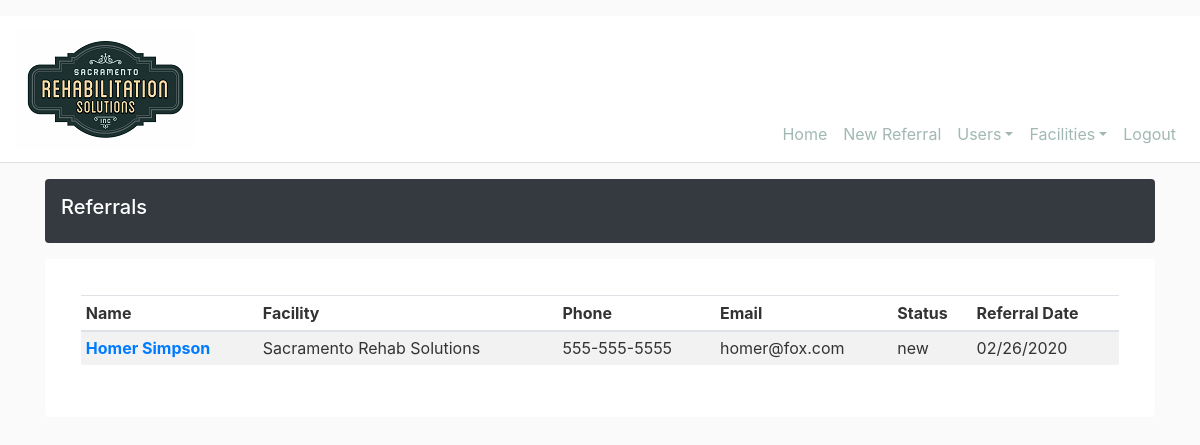
Screenshot of /home (signed in) with the database file from the repository.
### srs_intake/models.py (models this page shows, shortened)
class Referral(db.Model):
    id = db.Column(db.Integer, primary_key=True)
    referral_status = db.Column(db.String(20), nullable=True, autoincrement=True, default='new')
    firstname = db.Column(db.String(20), nullable=True)
    lastname = db.Column(db.String(20), nullable=True)
    ssn = db.Column(db.BINARY(120), nullable=True)
    phone = db.Column(db.String(20), nullable=True)
    email = db.Column(db.String(255), nullable=True)
    dob = db.Column(db.DateTime, nullable=True, default=datetime.utcnow)
    poa = db.Column(db.String(120), nullable=True)
    contact = db.Column(db.String(120), nullable=True)
    poa_address1 = db.Column(db.String(120), nullable=True)
    city = db.Column(db.String(20), nullable=True)
    state = db.Column(db.String(2), nullable=True)
    zip_code = db.Column(db.String(10), nullable=True)
    medicare = db.Column(db.BINARY(255), nullable=True)
    secondary = db.Column(db.BINARY(255), nullable=True)
    discharge_date = db.Column(db.DateTime, nullable=True, default=datetime.utcnow)
    notes = db.Column(db.String(255), nullable=True)
    disc_slp = db.Column(db.Boolean, nullable=True, default=False)
    disc_ot = db.Column(db.Boolean, nullable=True, default=False)
    disc_pt = db.Column(db.Boolean, nullable=True, default=False)
    treat_oral = db.Column(db.Boolean, nullable=True, default=False)
    treat_speech = db.Column(db.Boolean, nullable=True, default=False)
    treat_cognitive = db.Column(db.Boolean, nullable=True, default=False)
    treat_caregiver = db.Column(db.Boolean, nullable=True, default=False)
    treat_dementia = db.Column(db.Boolean, nullable=True, default=False)
    treat_adl = db.Column(db.Boolean, nullable=True, default=False)
    treat_safety = db.Column(db.Boolean, nullable=True, default=False)
    treat_upper_extremity = db.Column(db.Boolean, nullable=True, default=False)
    treat_ther_exercise = db.Column(db.Boolean, nullable=True, default=False)
    treat_balance = db.Column(db.Boolean, nullable=True, default=False)
    treat_ther_activity = db.Column(db.Boolean, nullable=True, default=False)
    treat_coordination = db.Column(db.Boolean, nullable=True, default=False)
    treat_transfer = db.Column(db.Boolean, nullable=True, default=False)
    treat_range = db.Column(db.Boolean, nullable=True, default=False)
    treat_massage = db.Column(db.Boolean, nullable=True, default=False)
    treat_pain = db.Column(db.Boolean, nullable=True, default=False)
    treat_wheelchair = db.Column(db.Boolean, nullable=True, default=False)
    treat_lower_extremity = db.Column(db.Boolean, nullable=True, default=False)
    treat_cane = db.Column(db.Boolean, nullable=True, default=False)
    treat_postural = db.Column(db.Boolean, nullable=True, default=False)
    treat_gait = db.Column(db.Boolean, nullable=True, default=False)
    treat_other = db.Column(db.Boolean, nullable=True, default=False)
    treat_other_desc = db.Column(db.String(120), nullable=True)
    med_type = db.Column(db.String(20), nullable=True)
    med_firstname = db.Column(db.String(20), nullable=True)
    med_lastname = db.Column(db.String(20), nullable=True)
    med_npi = db.Column(db.String(10), nullable=True)
    med_address1 = db.Column(db.String(120), nullable=True)
    med_address2 =db.Column(db.String(120), nullable=True)
    med_city = db.Column(db.String(20), nullable=True)
    med_state = db.Column(db.String(2), nullable=True)
    med_zip_code = db.Column(db.String(10), nullable=True)
    med_email = db.Column(db.String(120), nullable=True)
    med_phone = db.Column(db.String(20), nullable=True)
    med_fax = db.Column(db.String(20), nullable=True)
    referral_date = db.Column(db.DateTime, nullable=False, default=datetime.utcnow)
    user_id = db.Column(db.Integer, db.ForeignKey('user.id'))
    facility_id = db.Column(db.Integer, db.ForeignKey('facility.id'))
    users = db.relationship('User', backref='user_ref', lazy=True)
    facility = db.relationship('Facility', backref='loc_ref', lazy=True)

class Facility(db.Model):
    id = db.Column(db.Integer, primary_key=True, autoincrement=True)
    name = db.Column(db.String(50), nullable=True)
    address1 = db.Column(db.String(120), nullable=True)
    address2 = db.Column(db.String(120), nullable=True)
    city = db.Column(db.String(20), nullable=True)
    state = db.Column(db.String(2), nullable=True)
    zip_code = db.Column(db.String(10), nullable=True)
    source = db.Column(db.String(10), nullable=True)
    users = db.relationship('User', backref='facility_user', lazy=True)
    referrals = db.relationship('Referral', backref='facility_ref', lazy=True)

### srs_intake/main/routes.py (the view)
@main.route("/")
@main.route("/home")
def home():
    if current_user.is_authenticated:
        user = User.query.get(current_user.id)
        if user.role == 'facility':
            referrals = Referral.query.filter_by(facility_id=user.facility_id)
            return render_template('referrals/referral_list.html', title="Referrals", referrals=referrals)
        if user.role == 'admin':
            referrals = Referral.query.all()
            return render_template('referrals/referral_list.html', title="Referrals", referrals=referrals)
    return redirect(url_for('users.login'))

### srs_intake/models.py (called while the page is built)
@login_manager.user_loader
def load_user(user_id):
    return User.query.get(int(user_id))

### srs_intake/templates/referrals/referral_list.html
{% extends "layout.html" %}
{% block content %}
<div class="d-flex align-items-center p-3 my-3 text-white bg-dark rounded shadow-sm">
    <div class="lh-100">
        <h5 class="lh-100">
            {{ title }}
        </h5>
    </div>
</div>
    <div class="my-3 p-3 bg-white rounded shadow-sm">
        <div class="card-body table-responsive-md" >
            <table Class="table table-striped table-sm">
                <thead>
                    <tr>
                        <th scope="col">Name</th>
                        <th scope="col">Facility</th>
                        <th scope="col">Phone</th>
                        <th scope="col">Email</th>
                        <th scope="col">Status</th>
                        <th scope="col">Referral Date</th>
                    </tr>
                </thead>
                <tbody>
                    {% for referral in referrals %}
                        <tr>
                            <th scope="col"><a href="{{ url_for('referrals.referral', referral_id=referral.id)}}">{{ referral.firstname }} {{ referral.lastname }}</a></th>
                            <td>{{ referral.facility_ref.name}}</td>
                            <td>{{ referral.phone }}</td>
                            <td>{{ referral.email }}</td>
                            <td>{{ referral.referral_status }}</td>
                            <td>{{ referral.referral_date.strftime('%m/%d/%Y') }}</td>
                        </tr>
                    {% endfor %}
                </tbody>
            </table>
        </div>
    </div>
{% endblock content %}

### srs_intake/static/css/main.css (style rules this page uses)
body { background: #fafafa; color: #333333; }
h1, h2, h3, h4, h5, h6 { color: #ffffff; }

### rows the page displays
Referral: firstname "Homer", lastname "Simpson", facility_ref.name "Sacramento Rehab Solutions", phone "555-555-5555", email "homer@fox.com", referral_status "new", referral_date "02/26/2020"

### other values shown
{{ title }} "Referrals"
